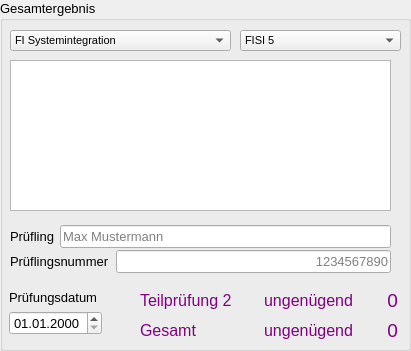
   <widget class="QGroupBox" name="groupBox_3">
    <property name="geometry">
     <rect>
      <x>20</x>
      <y>300</y>
      <width>411</width>
      <height>351</height>
     </rect>
    </property>
    <property name="font">
     <font>
      <pointsize>10</pointsize>
      <weight>50</weight>
      <bold>false</bold>
     </font>
    </property>
    <property name="toolTip">
     <string>Ergebnisse der Prüfung</string>
    </property>
    <property name="autoFillBackground">
     <bool>true</bool>
    </property>
    <property name="title">
     <string>Gesamtergebnis</string>
    </property>
    <widget class="QLabel" name="labelResultT2">
     <property name="geometry">
      <rect>
       <x>357</x>
       <y>290</y>
       <width>41</width>
       <height>21</height>
      </rect>
     </property>
     <property name="palette">
      <palette>
       <active>
        <colorrole role="WindowText">
         <brush brushstyle="SolidPattern">
          <color alpha="255">
           <red>128</red>
           <green>0</green>
           <blue>128</blue>
          </color>
         </brush>
        </colorrole>
       </active>
       <inactive>
        <colorrole role="WindowText">
         <brush brushstyle="SolidPattern">
          <color alpha="255">
           <red>128</red>
           <green>0</green>
           <blue>128</blue>
          </color>
         </brush>
        </colorrole>
       </inactive>
       <disabled>
        <colorrole role="WindowText">
         <brush brushstyle="SolidPattern">
          <color alpha="255">
           <red>127</red>
           <green>127</green>
           <blue>127</blue>
          </color>
         </brush>
        </colorrole>
       </disabled>
      </palette>
     </property>
     <property name="font">
      <font>
       <pointsize>14</pointsize>
       <weight>50</weight>
       <bold>false</bold>
      </font>
     </property>
     <property name="text">
      <string>0</string>
     </property>
     <property name="alignment">
      <set>Qt::AlignRight|Qt::AlignTrailing|Qt::AlignVCenter</set>
     </property>
    </widget>
    <widget class="QLabel" name="label_15">
     <property name="geometry">
      <rect>
       <x>140</x>
       <y>290</y>
       <width>97</width>
       <height>21</height>
      </rect>
     </property>
     <property name="palette">
      <palette>
       <active>
        <colorrole role="WindowText">
         <brush brushstyle="SolidPattern">
          <color alpha="255">
           <red>128</red>
           <green>0</green>
           <blue>128</blue>
          </color>
         </brush>
        </colorrole>
       </active>
       <inactive>
        <colorrole role="WindowText">
         <brush brushstyle="SolidPattern">
          <color alpha="255">
           <red>128</red>
           <green>0</green>
           <blue>128</blue>
          </color>
         </brush>
        </colorrole>
       </inactive>
       <disabled>
        <colorrole role="WindowText">
         <brush brushstyle="SolidPattern">
          <color alpha="255">
           <red>127</red>
           <green>127</green>
           <blue>127</blue>
          </color>
         </brush>
        </colorrole>
       </disabled>
      </palette>
     </property>
     <property name="font">
      <font>
       <pointsize>12</pointsize>
       <weight>50</weight>
       <bold>false</bold>
      </font>
     </property>
     <property name="text">
      <string>Teilprüfung 2</string>
     </property>
    </widget>
    <widget class="QLabel" name="labelGradeResultT2">
     <property name="geometry">
      <rect>
       <x>260</x>
       <y>290</y>
       <width>93</width>
       <height>21</height>
      </rect>
     </property>
     <property name="palette">
      <palette>
       <active>
        <colorrole role="WindowText">
         <brush brushstyle="SolidPattern">
          <color alpha="255">
           <red>128</red>
           <green>0</green>
           <blue>128</blue>
          </color>
         </brush>
        </colorrole>
       </active>
       <inactive>
        <colorrole role="WindowText">
         <brush brushstyle="SolidPattern">
          <color alpha="255">
           <red>128</red>
           <green>0</green>
           <blue>128</blue>
          </color>
         </brush>
        </colorrole>
       </inactive>
       <disabled>
        <colorrole role="WindowText">
         <brush brushstyle="SolidPattern">
          <color alpha="255">
           <red>127</red>
           <green>127</green>
           <blue>127</blue>
          </color>
         </brush>
        </colorrole>
       </disabled>
      </palette>
     </property>
     <property name="font">
      <font>
       <pointsize>12</pointsize>
       <weight>50</weight>
       <bold>false</bold>
      </font>
     </property>
     <property name="text">
      <string>ungenügend</string>
     </property>
     <property name="alignment">
      <set>Qt::AlignRight|Qt::AlignTrailing|Qt::AlignVCenter</set>
     </property>
    </widget>
    <widget class="QLabel" name="labelResultAll">
     <property name="geometry">
      <rect>
       <x>357</x>
       <y>320</y>
       <width>41</width>
       <height>21</height>
      </rect>
     </property>
     <property name="palette">
      <palette>
       <active>
        <colorrole role="WindowText">
         <brush brushstyle="SolidPattern">
          <color alpha="255">
           <red>128</red>
           <green>0</green>
           <blue>128</blue>
          </color>
         </brush>
        </colorrole>
       </active>
       <inactive>
        <colorrole role="WindowText">
         <brush brushstyle="SolidPattern">
          <color alpha="255">
           <red>128</red>
           <green>0</green>
           <blue>128</blue>
          </color>
         </brush>
        </colorrole>
       </inactive>
       <disabled>
        <colorrole role="WindowText">
         <brush brushstyle="SolidPattern">
          <color alpha="255">
           <red>127</red>
           <green>127</green>
           <blue>127</blue>
          </color>
         </brush>
        </colorrole>
       </disabled>
      </palette>
     </property>
     <property name="font">
      <font>
       <pointsize>14</pointsize>
       <weight>50</weight>
       <bold>false</bold>
      </font>
     </property>
     <property name="text">
      <string>0</string>
     </property>
     <property name="alignment">
      <set>Qt::AlignRight|Qt::AlignTrailing|Qt::AlignVCenter</set>
     </property>
    </widget>
    <widget class="QLabel" name="labelGradeResult">
     <property name="geometry">
      <rect>
       <x>260</x>
       <y>320</y>
       <width>93</width>
       <height>21</height>
      </rect>
     </property>
     <property name="palette">
      <palette>
       <active>
        <colorrole role="WindowText">
         <brush brushstyle="SolidPattern">
          <color alpha="255">
           <red>128</red>
           <green>0</green>
           <blue>128</blue>
          </color>
         </brush>
        </colorrole>
       </active>
       <inactive>
        <colorrole role="WindowText">
         <brush brushstyle="SolidPattern">
          <color alpha="255">
           <red>128</red>
           <green>0</green>
           <blue>128</blue>
          </color>
         </brush>
        </colorrole>
       </inactive>
       <disabled>
        <colorrole role="WindowText">
         <brush brushstyle="SolidPattern">
          <color alpha="255">
           <red>127</red>
           <green>127</green>
           <blue>127</blue>
          </color>
         </brush>
        </colorrole>
       </disabled>
      </palette>
     </property>
     <property name="font">
      <font>
       <pointsize>12</pointsize>
       <weight>50</weight>
       <bold>false</bold>
      </font>
     </property>
     <property name="text">
      <string>ungenügend</string>
     </property>
     <property name="alignment">
      <set>Qt::AlignRight|Qt::AlignTrailing|Qt::AlignVCenter</set>
     </property>
    </widget>
    <widget class="QLabel" name="label_19">
     <property name="geometry">
      <rect>
       <x>140</x>
       <y>320</y>
       <width>97</width>
       <height>21</height>
      </rect>
     </property>
     <property name="palette">
      <palette>
       <active>
        <colorrole role="WindowText">
         <brush brushstyle="SolidPattern">
          <color alpha="255">
           <red>128</red>
           <green>0</green>
           <blue>128</blue>
          </color>
         </brush>
        </colorrole>
       </active>
       <inactive>
        <colorrole role="WindowText">
         <brush brushstyle="SolidPattern">
          <color alpha="255">
           <red>128</red>
           <green>0</green>
           <blue>128</blue>
          </color>
         </brush>
        </colorrole>
       </inactive>
       <disabled>
        <colorrole role="WindowText">
         <brush brushstyle="SolidPattern">
          <color alpha="255">
           <red>127</red>
           <green>127</green>
           <blue>127</blue>
          </color>
         </brush>
        </colorrole>
       </disabled>
      </palette>
     </property>
     <property name="font">
      <font>
       <pointsize>12</pointsize>
       <weight>50</weight>
       <bold>false</bold>
      </font>
     </property>
     <property name="text">
      <string>Gesamt</string>
     </property>
    </widget>
    <widget class="QWidget" name="layoutWidget">
     <property name="geometry">
      <rect>
       <x>10</x>
       <y>220</y>
       <width>381</width>
       <height>33</height>
      </rect>
     </property>
     <layout class="QHBoxLayout" name="horizontalLayout_2">
      <item>
       <widget class="QLabel" name="label_5">
        <property name="font">
         <font>
          <pointsize>10</pointsize>
          <weight>50</weight>
          <bold>false</bold>
         </font>
        </property>
        <property name="text">
         <string>Prüfling</string>
        </property>
       </widget>
      </item>
      <item>
       <widget class="QLineEdit" name="pname">
        <property name="font">
         <font>
          <pointsize>10</pointsize>
          <weight>50</weight>
          <bold>false</bold>
         </font>
        </property>
        <property name="toolTip">
         <string>Name des Prüflings: Vorname Nachname</string>
        </property>
        <property name="inputMask">
         <string/>
        </property>
        <property name="placeholderText">
         <string>Max Mustermann</string>
        </property>
       </widget>
      </item>
     </layout>
    </widget>
    <widget class="QComboBox" name="comboBoxExam">
     <property name="geometry">
      <rect>
       <x>10</x>
       <y>30</y>
       <width>221</width>
       <height>21</height>
      </rect>
     </property>
     <property name="font">
      <font>
       <pointsize>8</pointsize>
       <weight>50</weight>
       <bold>false</bold>
      </font>
     </property>
     <property name="toolTip">
      <string>Auswahl der Fachrichtung</string>
     </property>
     <property name="editable">
      <bool>false</bool>
     </property>
     <item>
      <property name="text">
       <string>FI Systemintegration</string>
      </property>
     </item>
     <item>
      <property name="text">
       <string>FI Anwendungsentwicklung</string>
      </property>
     </item>
     <item>
      <property name="text">
       <string>FI Daten- und Prozeßanalyse</string>
      </property>
     </item>
     <item>
      <property name="text">
       <string>FI Digitale Vernetzung</string>
      </property>
     </item>
    </widget>
    <widget class="QComboBox" name="comboBoxExam_2">
     <property name="geometry">
      <rect>
       <x>240</x>
       <y>30</y>
       <width>161</width>
       <height>21</height>
      </rect>
     </property>
     <property name="font">
      <font>
       <pointsize>8</pointsize>
       <weight>50</weight>
       <bold>false</bold>
      </font>
     </property>
     <property name="toolTip">
      <string>Auswahl des Prüfungsausschuss</string>
     </property>
     <property name="editable">
      <bool>false</bool>
     </property>
     <item>
      <property name="text">
       <string>FISI 5</string>
      </property>
     </item>
     <item>
      <property name="text">
       <string>FISI 6</string>
      </property>
     </item>
    </widget>
    <widget class="QWidget" name="layoutWidget">
     <property name="geometry">
      <rect>
       <x>10</x>
       <y>250</y>
       <width>381</width>
       <height>33</height>
      </rect>
     </property>
     <layout class="QFormLayout" name="formLayout">
      <property name="fieldGrowthPolicy">
       <enum>QFormLayout::AllNonFixedFieldsGrow</enum>
      </property>
      <property name="labelAlignment">
       <set>Qt::AlignLeading|Qt::AlignLeft|Qt::AlignVCenter</set>
      </property>
      <property name="formAlignment">
       <set>Qt::AlignRight|Qt::AlignTop|Qt::AlignTrailing</set>
      </property>
      <item row="0" column="0">
       <widget class="QLabel" name="label_10">
        <property name="font">
         <font>
          <pointsize>10</pointsize>
          <weight>50</weight>
          <bold>false</bold>
         </font>
        </property>
        <property name="text">
         <string>Prüflingsnummer</string>
        </property>
       </widget>
      </item>
      <item row="0" column="1">
       <widget class="QLineEdit" name="pnummer">
        <property name="sizePolicy">
         <sizepolicy hsizetype="Expanding" vsizetype="Fixed">
          <horstretch>0</horstretch>
          <verstretch>0</verstretch>
         </sizepolicy>
        </property>
        <property name="font">
         <font>
          <pointsize>10</pointsize>
          <weight>50</weight>
          <bold>false</bold>
         </font>
        </property>
        <property name="toolTip">
         <string>IHK Prüfungsnummer</string>
        </property>
        <property name="whatsThis">
         <string/>
        </property>
        <property name="inputMask">
         <string/>
        </property>
        <property name="text">
         <string/>
        </property>
        <property name="cursorPosition">
         <number>0</number>
        </property>
        <property name="alignment">
         <set>Qt::AlignRight|Qt::AlignTrailing|Qt::AlignVCenter</set>
        </property>
        <property name="placeholderText">
         <string>1234567890</string>
        </property>
        <property name="cursorMoveStyle">
         <enum>Qt::LogicalMoveStyle</enum>
        </property>
        <property name="clearButtonEnabled">
         <bool>false</bool>
        </property>
       </widget>
      </item>
     </layout>
    </widget>
    <widget class="QWidget" name="layoutWidget">
     <property name="geometry">
      <rect>
       <x>9</x>
       <y>290</y>
       <width>121</width>
       <height>63</height>
      </rect>
     </property>
     <layout class="QFormLayout" name="formLayout_2">
      <property name="labelAlignment">
       <set>Qt::AlignLeading|Qt::AlignLeft|Qt::AlignVCenter</set>
      </property>
      <item row="0" column="0">
       <widget class="QLabel" name="label">
        <property name="font">
         <font>
          <pointsize>10</pointsize>
          <weight>50</weight>
          <bold>false</bold>
         </font>
        </property>
        <property name="text">
         <string>Prüfungsdatum</string>
        </property>
       </widget>
      </item>
      <item row="1" column="0">
       <widget class="QDateEdit" name="pDate">
        <property name="font">
         <font>
          <pointsize>10</pointsize>
          <weight>50</weight>
          <bold>false</bold>
         </font>
        </property>
        <property name="toolTip">
         <string>Datum der Prüfung</string>
        </property>
        <property name="displayFormat">
         <string>dd.MM.yyyy</string>
        </property>
       </widget>
      </item>
     </layout>
    </widget>
    <widget class="QTableView" name="tableView">
     <property name="geometry">
      <rect>
       <x>10</x>
       <y>60</y>
       <width>381</width>
       <height>151</height>
      </rect>
     </property>
     <property name="font">
      <font>
       <pointsize>8</pointsize>
       <weight>50</weight>
       <bold>false</bold>
      </font>
     </property>
     <property name="toolTip">
      <string>Prüfer werden namentlich im Einstellungsmenü eingepflegt</string>
     </property>
     <property name="verticalScrollBarPolicy">
      <enum>Qt::ScrollBarAsNeeded</enum>
     </property>
     <property name="horizontalScrollBarPolicy">
      <enum>Qt::ScrollBarAlwaysOff</enum>
     </property>
     <property name="sortingEnabled">
      <bool>false</bool>
     </property>
     <attribute name="horizontalHeaderShowSortIndicator" stdset="0">
      <bool>false</bool>
     </attribute>
     <attribute name="horizontalHeaderStretchLastSection">
      <bool>false</bool>
     </attribute>
     <attribute name="verticalHeaderVisible">
      <bool>false</bool>
     </attribute>
     <attribute name="verticalHeaderShowSortIndicator" stdset="0">
      <bool>true</bool>
     </attribute>
    </widget>
   </widget>
